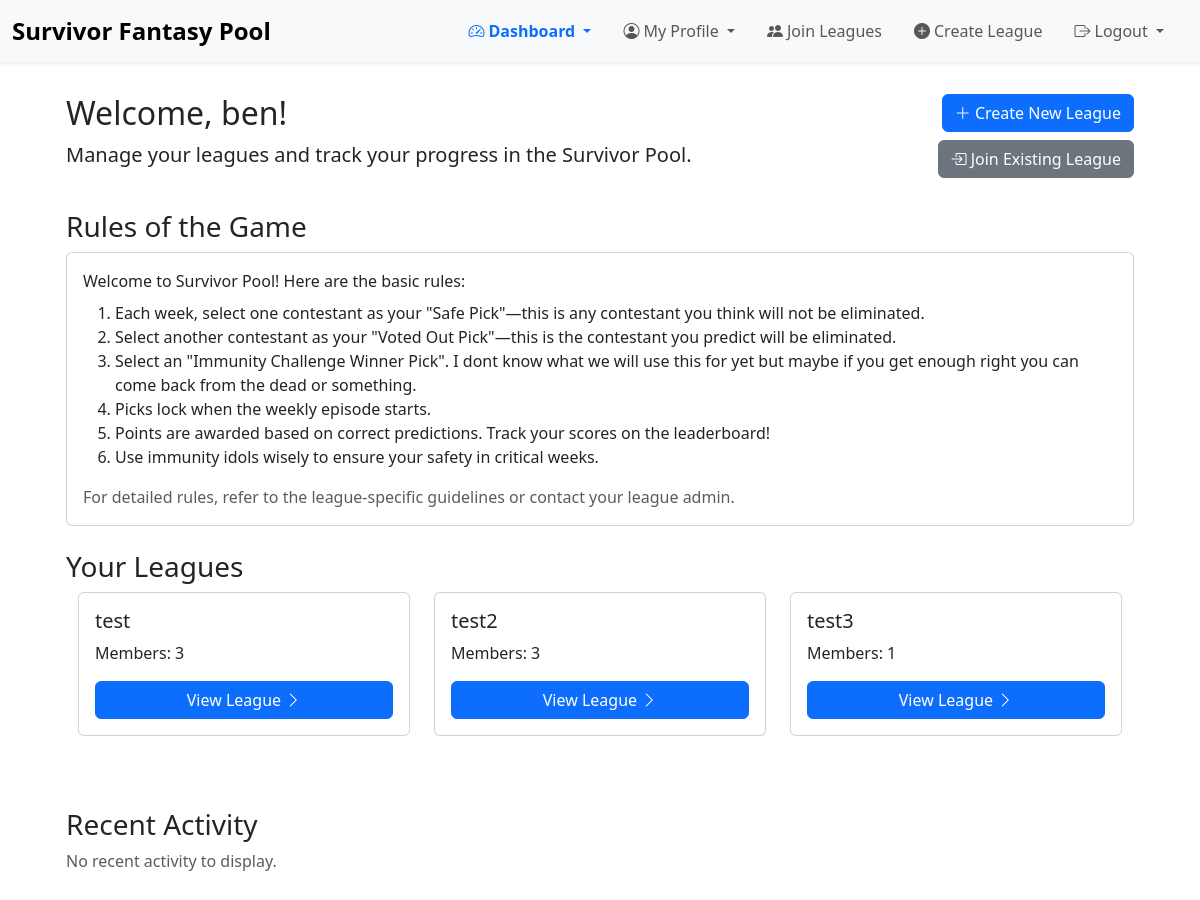
The app's page / (signed in) with its own data.
### poolapp/models.py (models this page shows, shortened)
class League(models.Model):
    name = models.CharField(max_length=100, unique=True)
    members = models.ManyToManyField(User, related_name='leagues', blank=True)
    creator = models.ForeignKey(User, on_delete=models.CASCADE, related_name='created_leagues')

### poolapp/views.py (the view)
# urls.py: path('', views.dashboard, name='dashboard'),  # General Dashboard
@login_required
def dashboard(request):
    user_leagues = request.user.leagues.all()
    recent_activity = Activity.objects.filter(league__in=user_leagues).order_by('-timestamp')[:5]
    context = {
        'recent_activity': recent_activity,
    }
    return render(request, 'dashboard.html', context)

### poolapp/context_processor.py (called while the page is built)
def user_leagues(request):
    if request.user.is_authenticated:
        leagues = request.user.leagues.all()  # Adjust based on your User-League relationship
    else:
        leagues = []
    return {
        'user_leagues': leagues
    }

### poolapp/templates/dashboard.html (shortened to what this page needs)
{% extends 'base.html' %}
{% block content %}
<div class="container mt-4">
    <div class="row mb-4">
        <div class="col-md-8">
            <h2>Welcome, {{ user.username }}!</h2>
            <p class="lead">Manage your leagues and track your progress in the Survivor Pool.</p>
        </div>
        <div class="col-md-4 text-md-end">
            <a href="{% url 'poolapp:create_league' %}" class="btn btn-primary mb-2">
                <i class="bi bi-plus-lg"></i> Create New League
            </a>
            <a href="{% url 'poolapp:join_league' %}" class="btn btn-secondary mb-2">
                <i class="bi bi-box-arrow-in-right"></i> Join Existing League
            </a>
        </div>
    </div>
    <div class="row mb-4">
        <div class="col-12">
            <h3>Rules of the Game</h3>
            <div class="card">
                <div class="card-body">
                    <p class="mb-2">
                        Welcome to Survivor Pool! Here are the basic rules:
                    </p>
                    <ol>
                        <li>Each week, select one contestant as your "Safe Pick"—this is any contestant you think will not be eliminated.</li>
                        <li>Select another contestant as your "Voted Out Pick"—this is the contestant you predict will be eliminated.</li>
                        <li>Select an "Immunity Challenge Winner Pick". I dont know what we will use this for yet but maybe if you get enough right you can come back from the dead or something.</li>
                        <li>Picks lock when the weekly episode starts.</li>
                        <li>Points are awarded based on correct predictions. Track your scores on the leaderboard!</li>
                        <li>Use immunity idols wisely to ensure your safety in critical weeks.</li>
                    </ol>
                    <p class="text-muted mb-0">For detailed rules, refer to the league-specific guidelines or contact your league admin.</p>
                </div>
            </div>
        </div>
    </div>
    <div class="row">
        <div class="col-12">
            <h3>Your Leagues</h3>
            {% if user.leagues.all %}
                <div class="row">
                    {% for league in user.leagues.all %}
                        <div class="col-md-6 col-lg-4 mb-4">
                            <div class="card h-100">
                                <div class="card-body d-flex flex-column">
                                    <h5 class="card-title">{{ league.name }}</h5>
                                    <p class="card-text">
                                        Members: {{ league.members.count }}
                                    </p>
                                    <a href="{% url 'poolapp:league_detail' league_id=league.id %}" class="mt-auto btn btn-primary">
                                        View League <i class="bi bi-chevron-right"></i>
                                    </a>
                                </div>
                            </div>
                        </div>
                    {% endfor %}
                </div>
            {% else %}
                <div class="alert alert-info" role="alert">
                    You are not part of any leagues yet.
                    <a href="{% url 'poolapp:create_league' %}" class="alert-link">Create one now</a> or
                    <a href="{% url 'poolapp:join_league' %}" class="alert-link">join an existing league</a>.
                </div>
            {% endif %}
        </div>
    </div>
    <div class="row mt-5">
        <div class="col-12">
            <h3>Recent Activity</h3>
            {% if recent_activity %}
                <ul class="list-group">
                    {% for activity in recent_activity %}
                        <li class="list-group-item d-flex justify-content-between align-items-center">
                            {{ activity.description }}
                            <span class="badge bg-secondary">{{ activity.timestamp|timesince }} ago</span>
                        </li>
                    {% endfor %}
                </ul>
            {% else %}
                <p class="text-muted">No recent activity to display.</p>
            {% endif %}
        </div>
    </div>
</div>
{% endblock %}

### static/poolapp/css/styles.css (style rules this page uses)
.row { margin-left: 0; margin-right: 0; }

### poolapp/templates/base.html (style rules this page uses)
body { padding-top: 70px; }

### records on screen
League: name "test", members.count "3"
League: name "test2", members.count "3"
League: name "test3", members.count "1"

### other values on screen
{{ user.username }} "ben"
